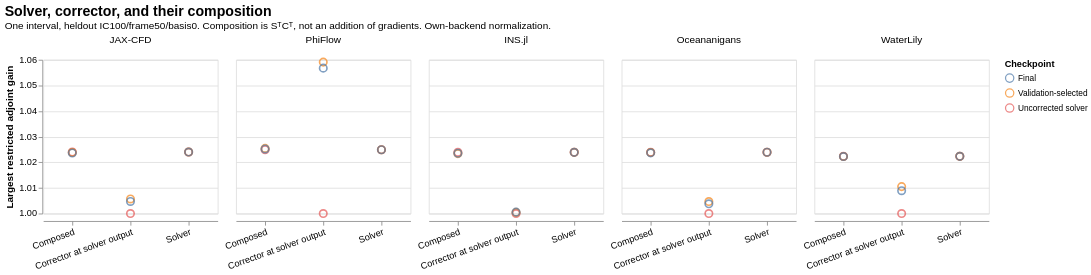

Express this chart as Vega-Lite.
### Vega-Lite specification from a JSON file in a GitHub repository (floating-point values rounded to 4 significant figures)
{"config": {"view": {"continuousWidth": 300, "continuousHeight": 300}, "axis": {"labelFontSize": 11, "titleFontSize": 12}, "header": {"labelFontSize": 12, "titleFontSize": 12}, "title": {"fontSize": 17, "subtitleFontSize": 12}}, "data": {"values": [{"solver": "JAX-CFD", "case": 0, "dataset": "test100", "frame": 50, "basis": 0, "arm": "solver", "horizon": null, "kind": "local", "operator": "S", "singular_values": [1.024, 1.008, 0.9999, 0.9998, 0.9979, 0.9941, 0.9925, 0.9883, 0.9846, 0.9796, 0.9763, 0.9651, 0.9642, 0.9589, 0.9543, 0.9472, 0.909, 0.8976, 0.8898, 0.8442, 0.8281, 0.8159, 0.7725, 0.7517], "largest": 1.024, "smallest": 0.7517, "restricted_ratio": 1.362, "zero_smallest_singular_value": false, "input_padding_energy_fraction": 0.0, "input_band_energy": {"velocity": {"low": 3.537, "mid": 4.109, "high": 2.911}, "temperature": {"low": 4.0, "mid": 3.788, "high": 2.784}}, "map": "Solver"}, {"solver": "JAX-CFD", "case": 0, "dataset": "test100", "frame": 50, "basis": 0, "arm": "solver", "horizon": null, "kind": "local", "operator": "C", "singular_values": [1.0, 1.0, 1.0, 1.0, 1.0, 1.0, 1.0, 1.0, 1.0, 1.0, 1.0, 1.0, 1.0, 1.0, 1.0, 1.0, 1.0, 1.0, 1.0, 1.0, 1.0, 1.0, 1.0, 1.0], "largest": 1.0, "smallest": 1.0, "restricted_ratio": 1.0, "zero_smallest_singular_value": false, "input_padding_energy_fraction": 0.0, "input_band_energy": {"velocity": {"low": 3.624, "mid": 4.369, "high": 4.007}, "temperature": {"low": 4.0, "mid": 4.0, "high": 4.0}}, "map": "Corrector at solver output"}, {"solver": "JAX-CFD", "case": 0, "dataset": "test100", "frame": 50, "basis": 0, "arm": "solver", "horizon": null, "kind": "local", "operator": "C_after_S", "singular_values": [1.024, 1.008, 0.9999, 0.9998, 0.9979, 0.9941, 0.9925, 0.9883, 0.9846, 0.9796, 0.9763, 0.9651, 0.9642, 0.9589, 0.9543, 0.9472, 0.909, 0.8976, 0.8898, 0.8442, 0.8281, 0.8159, 0.7725, 0.7517], "largest": 1.024, "smallest": 0.7517, "restricted_ratio": 1.362, "zero_smallest_singular_value": false, "input_padding_energy_fraction": 0.0, "input_band_energy": {"velocity": {"low": 3.537, "mid": 4.109, "high": 2.911}, "temperature": {"low": 4.0, "mid": 3.788, "high": 2.784}}, "map": "Composed"}, {"solver": "JAX-CFD", "case": 0, "dataset": "test100", "frame": 50, "basis": 0, "arm": "selected", "horizon": null, "kind": "local", "operator": "S", "singular_values": [1.024, 1.008, 0.9999, 0.9998, 0.9979, 0.9941, 0.9925, 0.9883, 0.9846, 0.9796, 0.9763, 0.9651, 0.9642, 0.9589, 0.9543, 0.9472, 0.909, 0.8976, 0.8898, 0.8442, 0.8281, 0.8159, 0.7725, 0.7517], "largest": 1.024, "smallest": 0.7517, "restricted_ratio": 1.362, "zero_smallest_singular_value": false, "input_padding_energy_fraction": 0.0, "input_band_energy": {"velocity": {"low": 3.537, "mid": 4.109, "high": 2.911}, "temperature": {"low": 4.0, "mid": 3.788, "high": 2.784}}, "map": "Solver"}, {"solver": "JAX-CFD", "case": 0, "dataset": "test100", "frame": 50, "basis": 0, "arm": "selected", "horizon": null, "kind": "local", "operator": "C", "singular_values": [1.006, 1.004, 1.003, 1.002, 1.001, 1.001, 1.001, 1.0, 1.0, 1.0, 1.0, 1.0, 1.0, 1.0, 1.0, 1.0, 1.0, 1.0, 1.0, 0.9999, 0.9999, 0.9999, 0.9998, 0.9997], "largest": 1.006, "smallest": 0.9997, "restricted_ratio": 1.006, "zero_smallest_singular_value": false, "input_padding_energy_fraction": 3.679e-06, "input_band_energy": {"velocity": {"low": 3.625, "mid": 4.375, "high": 4.035}, "temperature": {"low": 4.0, "mid": 4.0, "high": 4.001}}, "map": "Corrector at solver output"}, {"solver": "JAX-CFD", "case": 0, "dataset": "test100", "frame": 50, "basis": 0, "arm": "selected", "horizon": null, "kind": "local", "operator": "C_after_S", "singular_values": [1.024, 1.008, 0.9999, 0.9998, 0.9979, 0.9941, 0.9926, 0.9883, 0.9847, 0.9798, 0.9765, 0.9657, 0.9649, 0.9589, 0.9543, 0.9479, 0.9108, 0.8976, 0.8932, 0.8442, 0.8281, 0.818, 0.7772, 0.7517], "largest": 1.024, "smallest": 0.7517, "restricted_ratio": 1.362, "zero_smallest_singular_value": false, "input_padding_energy_fraction": 0.0, "input_band_energy": {"velocity": {"low": 3.538, "mid": 4.115, "high": 2.929}, "temperature": {"low": 4.0, "mid": 3.788, "high": 2.786}}, "map": "Composed"}, {"solver": "JAX-CFD", "case": 0, "dataset": "test100", "frame": 50, "basis": 0, "arm": "final", "horizon": null, "kind": "local", "operator": "S", "singular_values": [1.024, 1.008, 0.9999, 0.9998, 0.9979, 0.9941, 0.9925, 0.9883, 0.9846, 0.9796, 0.9763, 0.9651, 0.9642, 0.9589, 0.9543, 0.9472, 0.909, 0.8976, 0.8898, 0.8442, 0.8281, 0.8159, 0.7725, 0.7517], "largest": 1.024, "smallest": 0.7517, "restricted_ratio": 1.362, "zero_smallest_singular_value": false, "input_padding_energy_fraction": 0.0, "input_band_energy": {"velocity": {"low": 3.537, "mid": 4.109, "high": 2.911}, "temperature": {"low": 4.0, "mid": 3.788, "high": 2.784}}, "map": "Solver"}, {"solver": "JAX-CFD", "case": 0, "dataset": "test100", "frame": 50, "basis": 0, "arm": "final", "horizon": null, "kind": "local", "operator": "C", "singular_values": [1.005, 1.003, 1.002, 1.002, 1.002, 1.001, 1.0, 1.0, 1.0, 1.0, 1.0, 1.0, 1.0, 1.0, 1.0, 1.0, 0.9999, 0.9999, 0.9999, 0.9999, 0.9998, 0.9998, 0.9997, 0.9995], "largest": 1.005, "smallest": 0.9995, "restricted_ratio": 1.005, "zero_smallest_singular_value": false, "input_padding_energy_fraction": 8.25e-06, "input_band_energy": {"velocity": {"low": 3.624, "mid": 4.377, "high": 4.025}, "temperature": {"low": 4.0, "mid": 4.0, "high": 4.002}}, "map": "Corrector at solver output"}, {"solver": "JAX-CFD", "case": 0, "dataset": "test100", "frame": 50, "basis": 0, "arm": "final", "horizon": null, "kind": "local", "operator": "C_after_S", "singular_values": [1.024, 1.008, 0.9999, 0.9998, 0.998, 0.9942, 0.9925, 0.9883, 0.9846, 0.9797, 0.9765, 0.9657, 0.9649, 0.9589, 0.9544, 0.9484, 0.9106, 0.8976, 0.8919, 0.8442, 0.8281, 0.8155, 0.7762, 0.7517], "largest": 1.024, "smallest": 0.7517, "restricted_ratio": 1.362, "zero_smallest_singular_value": false, "input_padding_energy_fraction": 0.0, "input_band_energy": {"velocity": {"low": 3.537, "mid": 4.116, "high": 2.921}, "temperature": {"low": 4.0, "mid": 3.787, "high": 2.786}}, "map": "Composed"}, {"solver": "PhiFlow", "case": 0, "dataset": "test100", "frame": 50, "basis": 0, "arm": "solver", "horizon": null, "kind": "local", "operator": "S", "singular_values": [1.025, 1.009, 0.9997, 0.9991, 0.9944, 0.9934, 0.9868, 0.9853, 0.9829, 0.9811, 0.9722, 0.9652, 0.9508, 0.9307, 0.9298, 0.9213, 0.8723, 0.8513, 0.8494, 0.7849, 0.7833, 0.77, 0.7271, 0.6772], "largest": 1.025, "smallest": 0.6772, "restricted_ratio": 1.513, "zero_smallest_singular_value": false, "input_padding_energy_fraction": 0.0, "input_band_energy": {"velocity": {"low": 3.558, "mid": 4.023, "high": 2.619}, "temperature": {"low": 3.997, "mid": 3.67, "high": 2.425}}, "map": "Solver"}, {"solver": "PhiFlow", "case": 0, "dataset": "test100", "frame": 50, "basis": 0, "arm": "solver", "horizon": null, "kind": "local", "operator": "C", "singular_values": [1.0, 1.0, 1.0, 1.0, 1.0, 1.0, 1.0, 1.0, 1.0, 1.0, 1.0, 1.0, 1.0, 1.0, 1.0, 1.0, 1.0, 1.0, 1.0, 1.0, 1.0, 1.0, 1.0, 1.0], "largest": 1.0, "smallest": 1.0, "restricted_ratio": 1.0, "zero_smallest_singular_value": false, "input_padding_energy_fraction": 0.0, "input_band_energy": {"velocity": {"low": 3.624, "mid": 4.369, "high": 4.007}, "temperature": {"low": 4.0, "mid": 4.0, "high": 4.0}}, "map": "Corrector at solver output"}, {"solver": "PhiFlow", "case": 0, "dataset": "test100", "frame": 50, "basis": 0, "arm": "solver", "horizon": null, "kind": "local", "operator": "C_after_S", "singular_values": [1.025, 1.009, 0.9997, 0.9991, 0.9944, 0.9934, 0.9868, 0.9853, 0.9829, 0.9811, 0.9722, 0.9652, 0.9508, 0.9307, 0.9298, 0.9213, 0.8723, 0.8513, 0.8494, 0.7849, 0.7833, 0.77, 0.7271, 0.6772], "largest": 1.025, "smallest": 0.6772, "restricted_ratio": 1.513, "zero_smallest_singular_value": false, "input_padding_energy_fraction": 0.0, "input_band_energy": {"velocity": {"low": 3.558, "mid": 4.023, "high": 2.619}, "temperature": {"low": 3.997, "mid": 3.67, "high": 2.425}}, "map": "Composed"}, {"solver": "PhiFlow", "case": 0, "dataset": "test100", "frame": 50, "basis": 0, "arm": "selected", "horizon": null, "kind": "local", "operator": "S", "singular_values": [1.025, 1.009, 0.9997, 0.9991, 0.9944, 0.9934, 0.9868, 0.9853, 0.9829, 0.9811, 0.9722, 0.9652, 0.9508, 0.9307, 0.9298, 0.9213, 0.8723, 0.8513, 0.8494, 0.7849, 0.7833, 0.77, 0.7271, 0.6772], "largest": 1.025, "smallest": 0.6772, "restricted_ratio": 1.513, "zero_smallest_singular_value": false, "input_padding_energy_fraction": 0.0, "input_band_energy": {"velocity": {"low": 3.558, "mid": 4.023, "high": 2.619}, "temperature": {"low": 3.997, "mid": 3.67, "high": 2.425}}, "map": "Solver"}, {"solver": "PhiFlow", "case": 0, "dataset": "test100", "frame": 50, "basis": 0, "arm": "selected", "horizon": null, "kind": "local", "operator": "C", "singular_values": [1.059, 1.057, 1.044, 1.038, 1.02, 1.017, 1.009, 1.003, 1.002, 1.001, 1.001, 1.001, 1.0, 1.0, 1.0, 1.0, 1.0, 1.0, 1.0, 1.0, 1.0, 1.0, 0.9999, 0.9999], "largest": 1.059, "smallest": 0.9999, "restricted_ratio": 1.059, "zero_smallest_singular_value": false, "input_padding_energy_fraction": 2.674e-05, "input_band_energy": {"velocity": {"low": 3.633, "mid": 4.47, "high": 4.407}, "temperature": {"low": 4.0, "mid": 4.0, "high": 4.005}}, "map": "Corrector at solver output"}, {"solver": "PhiFlow", "case": 0, "dataset": "test100", "frame": 50, "basis": 0, "arm": "selected", "horizon": null, "kind": "local", "operator": "C_after_S", "singular_values": [1.025, 1.009, 0.9998, 0.9991, 0.996, 0.9951, 0.9892, 0.987, 0.9832, 0.9818, 0.9783, 0.9669, 0.9659, 0.9398, 0.9304, 0.9298, 0.9042, 0.8875, 0.8505, 0.8148, 0.7849, 0.7833, 0.7704, 0.6772], "largest": 1.025, "smallest": 0.6772, "restricted_ratio": 1.514, "zero_smallest_singular_value": false, "input_padding_energy_fraction": 0.0, "input_band_energy": {"velocity": {"low": 3.567, "mid": 4.111, "high": 2.865}, "temperature": {"low": 3.997, "mid": 3.67, "high": 2.435}}, "map": "Composed"}, {"solver": "PhiFlow", "case": 0, "dataset": "test100", "frame": 50, "basis": 0, "arm": "final", "horizon": null, "kind": "local", "operator": "S", "singular_values": [1.025, 1.009, 0.9997, 0.9991, 0.9944, 0.9934, 0.9868, 0.9853, 0.9829, 0.9811, 0.9722, 0.9652, 0.9508, 0.9307, 0.9298, 0.9213, 0.8723, 0.8513, 0.8494, 0.7849, 0.7833, 0.77, 0.7271, 0.6772], "largest": 1.025, "smallest": 0.6772, "restricted_ratio": 1.513, "zero_smallest_singular_value": false, "input_padding_energy_fraction": 0.0, "input_band_energy": {"velocity": {"low": 3.558, "mid": 4.023, "high": 2.619}, "temperature": {"low": 3.997, "mid": 3.67, "high": 2.425}}, "map": "Solver"}, {"solver": "PhiFlow", "case": 0, "dataset": "test100", "frame": 50, "basis": 0, "arm": "final", "horizon": null, "kind": "local", "operator": "C", "singular_values": [1.057, 1.052, 1.039, 1.037, 1.021, 1.014, 1.008, 1.003, 1.002, 1.001, 1.001, 1.001, 1.0, 1.0, 1.0, 1.0, 1.0, 1.0, 1.0, 1.0, 1.0, 1.0, 1.0, 0.9999], "largest": 1.057, "smallest": 0.9999, "restricted_ratio": 1.057, "zero_smallest_singular_value": false, "input_padding_energy_fraction": 2.466e-05, "input_band_energy": {"velocity": {"low": 3.632, "mid": 4.462, "high": 4.38}, "temperature": {"low": 4.0, "mid": 4.0, "high": 4.004}}, "map": "Corrector at solver output"}, {"solver": "PhiFlow", "case": 0, "dataset": "test100", "frame": 50, "basis": 0, "arm": "final", "horizon": null, "kind": "local", "operator": "C_after_S", "singular_values": [1.025, 1.009, 0.9997, 0.9991, 0.9959, 0.9949, 0.9889, 0.9869, 0.9832, 0.9817, 0.9776, 0.9662, 0.9638, 0.9399, 0.9303, 0.9299, 0.9031, 0.8825, 0.8505, 0.8104, 0.7849, 0.7833, 0.769, 0.6772], "largest": 1.025, "smallest": 0.6772, "restricted_ratio": 1.514, "zero_smallest_singular_value": false, "input_padding_energy_fraction": 0.0, "input_band_energy": {"velocity": {"low": 3.566, "mid": 4.104, "high": 2.847}, "temperature": {"low": 3.997, "mid": 3.67, "high": 2.433}}, "map": "Composed"}, {"solver": "INS.jl", "case": 0, "dataset": "test100", "frame": 50, "basis": 0, "arm": "solver", "horizon": null, "kind": "local", "operator": "S", "singular_values": [1.024, 1.008, 1.0, 0.9998, 0.998, 0.9942, 0.9923, 0.9884, 0.9847, 0.9798, 0.9767, 0.9661, 0.9649, 0.96, 0.9568, 0.9523, 0.9221, 0.9093, 0.9067, 0.8675, 0.8667, 0.8568, 0.8302, 0.799], "largest": 1.024, "smallest": 0.799, "restricted_ratio": 1.281, "zero_smallest_singular_value": false, "input_padding_energy_fraction": 0.0, "input_band_energy": {"velocity": {"low": 3.537, "mid": 4.126, "high": 3.123}, "temperature": {"low": 4.0, "mid": 3.798, "high": 2.982}}, "map": "Solver"}, {"solver": "INS.jl", "case": 0, "dataset": "test100", "frame": 50, "basis": 0, "arm": "solver", "horizon": null, "kind": "local", "operator": "C", "singular_values": [1.0, 1.0, 1.0, 1.0, 1.0, 1.0, 1.0, 1.0, 1.0, 1.0, 1.0, 1.0, 1.0, 1.0, 1.0, 1.0, 1.0, 1.0, 1.0, 1.0, 1.0, 1.0, 1.0, 1.0], "largest": 1.0, "smallest": 1.0, "restricted_ratio": 1.0, "zero_smallest_singular_value": false, "input_padding_energy_fraction": 0.0, "input_band_energy": {"velocity": {"low": 3.624, "mid": 4.369, "high": 4.007}, "temperature": {"low": 4.0, "mid": 4.0, "high": 4.0}}, "map": "Corrector at solver output"}, {"solver": "INS.jl", "case": 0, "dataset": "test100", "frame": 50, "basis": 0, "arm": "solver", "horizon": null, "kind": "local", "operator": "C_after_S", "singular_values": [1.024, 1.008, 1.0, 0.9998, 0.998, 0.9942, 0.9923, 0.9884, 0.9847, 0.9798, 0.9767, 0.9661, 0.9649, 0.96, 0.9568, 0.9523, 0.9221, 0.9093, 0.9067, 0.8675, 0.8667, 0.8568, 0.8302, 0.799], "largest": 1.024, "smallest": 0.799, "restricted_ratio": 1.281, "zero_smallest_singular_value": false, "input_padding_energy_fraction": 0.0, "input_band_energy": {"velocity": {"low": 3.537, "mid": 4.126, "high": 3.123}, "temperature": {"low": 4.0, "mid": 3.798, "high": 2.982}}, "map": "Composed"}, {"solver": "INS.jl", "case": 0, "dataset": "test100", "frame": 50, "basis": 0, "arm": "selected", "horizon": null, "kind": "local", "operator": "S", "singular_values": [1.024, 1.008, 1.0, 0.9998, 0.998, 0.9942, 0.9923, 0.9884, 0.9847, 0.9798, 0.9767, 0.9661, 0.9649, 0.96, 0.9568, 0.9523, 0.9221, 0.9093, 0.9067, 0.8675, 0.8667, 0.8568, 0.8302, 0.799], "largest": 1.024, "smallest": 0.799, "restricted_ratio": 1.281, "zero_smallest_singular_value": false, "input_padding_energy_fraction": 0.0, "input_band_energy": {"velocity": {"low": 3.537, "mid": 4.126, "high": 3.123}, "temperature": {"low": 4.0, "mid": 3.798, "high": 2.982}}, "map": "Solver"}, {"solver": "INS.jl", "case": 0, "dataset": "test100", "frame": 50, "basis": 0, "arm": "selected", "horizon": null, "kind": "local", "operator": "C", "singular_values": [1.0, 1.0, 1.0, 1.0, 1.0, 1.0, 1.0, 1.0, 1.0, 1.0, 1.0, 1.0, 1.0, 1.0, 1.0, 0.9998, 0.9995, 0.9994, 0.9989, 0.9986, 0.9965, 0.9945, 0.9933, 0.9931], "largest": 1.0, "smallest": 0.9931, "restricted_ratio": 1.007, "zero_smallest_singular_value": false, "input_padding_energy_fraction": 5.027e-06, "input_band_energy": {"velocity": {"low": 3.624, "mid": 4.364, "high": 3.959}, "temperature": {"low": 4.0, "mid": 4.0, "high": 4.003}}, "map": "Corrector at solver output"}, {"solver": "INS.jl", "case": 0, "dataset": "test100", "frame": 50, "basis": 0, "arm": "selected", "horizon": null, "kind": "local", "operator": "C_after_S", "singular_values": [1.023, 1.008, 0.9999, 0.9998, 0.998, 0.9941, 0.9923, 0.9884, 0.9848, 0.98, 0.9761, 0.9655, 0.9639, 0.96, 0.9568, 0.9514, 0.9169, 0.9091, 0.9, 0.8675, 0.8667, 0.8498, 0.8259, 0.799], "largest": 1.023, "smallest": 0.799, "restricted_ratio": 1.281, "zero_smallest_singular_value": false, "input_padding_energy_fraction": 0.0, "input_band_energy": {"velocity": {"low": 3.537, "mid": 4.121, "high": 3.08}, "temperature": {"low": 4.0, "mid": 3.797, "high": 2.984}}, "map": "Composed"}, {"solver": "INS.jl", "case": 0, "dataset": "test100", "frame": 50, "basis": 0, "arm": "final", "horizon": null, "kind": "local", "operator": "S", "singular_values": [1.024, 1.008, 1.0, 0.9998, 0.998, 0.9942, 0.9923, 0.9884, 0.9847, 0.9798, 0.9767, 0.9661, 0.9649, 0.96, 0.9568, 0.9523, 0.9221, 0.9093, 0.9067, 0.8675, 0.8667, 0.8568, 0.8302, 0.799], "largest": 1.024, "smallest": 0.799, "restricted_ratio": 1.281, "zero_smallest_singular_value": false, "input_padding_energy_fraction": 0.0, "input_band_energy": {"velocity": {"low": 3.537, "mid": 4.126, "high": 3.123}, "temperature": {"low": 4.0, "mid": 3.798, "high": 2.982}}, "map": "Solver"}, {"solver": "INS.jl", "case": 0, "dataset": "test100", "frame": 50, "basis": 0, "arm": "final", "horizon": null, "kind": "local", "operator": "C", "singular_values": [1.001, 1.0, 1.0, 1.0, 1.0, 1.0, 1.0, 1.0, 1.0, 1.0, 1.0, 1.0, 1.0, 1.0, 0.9999, 0.9999, 0.9996, 0.9995, 0.9993, 0.9992, 0.9984, 0.9953, 0.9945, 0.9941], "largest": 1.001, "smallest": 0.9941, "restricted_ratio": 1.007, "zero_smallest_singular_value": false, "input_padding_energy_fraction": 4.517e-06, "input_band_energy": {"velocity": {"low": 3.625, "mid": 4.367, "high": 3.969}, "temperature": {"low": 4.0, "mid": 4.0, "high": 4.002}}, "map": "Corrector at solver output"}, {"solver": "INS.jl", "case": 0, "dataset": "test100", "frame": 50, "basis": 0, "arm": "final", "horizon": null, "kind": "local", "operator": "C_after_S", "singular_values": [1.024, 1.008, 0.9999, 0.9998, 0.9981, 0.9942, 0.9923, 0.9884, 0.9849, 0.98, 0.9765, 0.9655, 0.9646, 0.96, 0.9568, 0.9519, 0.9177, 0.9091, 0.9009, 0.8675, 0.8667, 0.8508, 0.8274, 0.799], "largest": 1.024, "smallest": 0.799, "restricted_ratio": 1.281, "zero_smallest_singular_value": false, "input_padding_energy_fraction": 0.0, "input_band_energy": {"velocity": {"low": 3.538, "mid": 4.124, "high": 3.088}, "temperature": {"low": 4.0, "mid": 3.797, "high": 2.983}}, "map": "Composed"}, {"solver": "Oceananigans", "case": 0, "dataset": "test100", "frame": 50, "basis": 0, "arm": "solver", "horizon": null, "kind": "local", "operator": "S", "singular_values": [1.024, 1.008, 0.9999, 0.9998, 0.998, 0.9942, 0.9923, 0.9882, 0.9847, 0.9798, 0.9766, 0.9653, 0.9645, 0.9583, 0.9543, 0.9501, 0.9174, 0.8993, 0.8976, 0.8474, 0.8393, 0.8391, 0.8062, 0.7637], "largest": 1.024, "smallest": 0.7637, "restricted_ratio": 1.341, "zero_smallest_singular_value": false, "input_padding_energy_fraction": 0.0, "input_band_energy": {"velocity": {"low": 3.537, "mid": 4.119, "high": 3.031}, "temperature": {"low": 4.0, "mid": 3.788, "high": 2.828}}, "map": "Solver"}, {"solver": "Oceananigans", "case": 0, "dataset": "test100", "frame": 50, "basis": 0, "arm": "solver", "horizon": null, "kind": "local", "operator": "C", "singular_values": [1.0, 1.0, 1.0, 1.0, 1.0, 1.0, 1.0, 1.0, 1.0, 1.0, 1.0, 1.0, 1.0, 1.0, 1.0, 1.0, 1.0, 1.0, 1.0, 1.0, 1.0, 1.0, 1.0, 1.0], "largest": 1.0, "smallest": 1.0, "restricted_ratio": 1.0, "zero_smallest_singular_value": false, "input_padding_energy_fraction": 0.0, "input_band_energy": {"velocity": {"low": 3.624, "mid": 4.369, "high": 4.007}, "temperature": {"low": 4.0, "mid": 4.0, "high": 4.0}}, "map": "Corrector at solver output"}, {"solver": "Oceananigans", "case": 0, "dataset": "test100", "frame": 50, "basis": 0, "arm": "solver", "horizon": null, "kind": "local", "operator": "C_after_S", "singular_values": [1.024, 1.008, 0.9999, 0.9998, 0.998, 0.9942, 0.9923, 0.9882, 0.9847, 0.9798, 0.9766, 0.9653, 0.9645, 0.9583, 0.9543, 0.9501, 0.9174, 0.8993, 0.8976, 0.8474, 0.8393, 0.8391, 0.8062, 0.7637], "largest": 1.024, "smallest": 0.7637, "restricted_ratio": 1.341, "zero_smallest_singular_value": false, "input_padding_energy_fraction": 0.0, "input_band_energy": {"velocity": {"low": 3.537, "mid": 4.119, "high": 3.031}, "temperature": {"low": 4.0, "mid": 3.788, "high": 2.828}}, "map": "Composed"}, {"solver": "Oceananigans", "case": 0, "dataset": "test100", "frame": 50, "basis": 0, "arm": "selected", "horizon": null, "kind": "local", "operator": "S", "singular_values": [1.024, 1.008, 0.9999, 0.9998, 0.998, 0.9942, 0.9923, 0.9882, 0.9847, 0.9798, 0.9766, 0.9653, 0.9645, 0.9583, 0.9543, 0.9501, 0.9174, 0.8993, 0.8976, 0.8474, 0.8393, 0.8391, 0.8062, 0.7637], "largest": 1.024, "smallest": 0.7637, "restricted_ratio": 1.341, "zero_smallest_singular_value": false, "input_padding_energy_fraction": 0.0, "input_band_energy": {"velocity": {"low": 3.537, "mid": 4.119, "high": 3.031}, "temperature": {"low": 4.0, "mid": 3.788, "high": 2.828}}, "map": "Solver"}, {"solver": "Oceananigans", "case": 0, "dataset": "test100", "frame": 50, "basis": 0, "arm": "selected", "horizon": null, "kind": "local", "operator": "C", "singular_values": [1.005, 1.004, 1.003, 1.002, 1.001, 1.001, 1.0, 1.0, 1.0, 1.0, 1.0, 1.0, 1.0, 1.0, 1.0, 1.0, 1.0, 1.0, 1.0, 1.0, 0.9999, 0.9999, 0.9999, 0.9998], "largest": 1.005, "smallest": 0.9998, "restricted_ratio": 1.005, "zero_smallest_singular_value": false, "input_padding_energy_fraction": 2.816e-06, "input_band_energy": {"velocity": {"low": 3.625, "mid": 4.373, "high": 4.032}, "temperature": {"low": 4.0, "mid": 4.0, "high": 4.001}}, "map": "Corrector at solver output"}, {"solver": "Oceananigans", "case": 0, "dataset": "test100", "frame": 50, "basis": 0, "arm": "selected", "horizon": null, "kind": "local", "operator": "C_after_S", "singular_values": [1.024, 1.008, 0.9999, 0.9998, 0.998, 0.9943, 0.9923, 0.9882, 0.9848, 0.9799, 0.9768, 0.9659, 0.9649, 0.9583, 0.9543, 0.9505, 0.919, 0.9017, 0.8981, 0.8474, 0.8427, 0.8393, 0.8104, 0.7637], "largest": 1.024, "smallest": 0.7637, "restricted_ratio": 1.341, "zero_smallest_singular_value": false, "input_padding_energy_fraction": 0.0, "input_band_energy": {"velocity": {"low": 3.538, "mid": 4.122, "high": 3.048}, "temperature": {"low": 4.0, "mid": 3.787, "high": 2.832}}, "map": "Composed"}, {"solver": "Oceananigans", "case": 0, "dataset": "test100", "frame": 50, "basis": 0, "arm": "final", "horizon": null, "kind": "local", "operator": "S", "singular_values": [1.024, 1.008, 0.9999, 0.9998, 0.998, 0.9942, 0.9923, 0.9882, 0.9847, 0.9798, 0.9766, 0.9653, 0.9645, 0.9583, 0.9543, 0.9501, 0.9174, 0.8993, 0.8976, 0.8474, 0.8393, 0.8391, 0.8062, 0.7637], "largest": 1.024, "smallest": 0.7637, "restricted_ratio": 1.341, "zero_smallest_singular_value": false, "input_padding_energy_fraction": 0.0, "input_band_energy": {"velocity": {"low": 3.537, "mid": 4.119, "high": 3.031}, "temperature": {"low": 4.0, "mid": 3.788, "high": 2.828}}, "map": "Solver"}, {"solver": "Oceananigans", "case": 0, "dataset": "test100", "frame": 50, "basis": 0, "arm": "final", "horizon": null, "kind": "local", "operator": "C", "singular_values": [1.004, 1.003, 1.001, 1.001, 1.001, 1.0, 1.0, 1.0, 1.0, 1.0, 1.0, 1.0, 1.0, 1.0, 1.0, 1.0, 0.9999, 0.9999, 0.9998, 0.9997, 0.9996, 0.9995, 0.9995, 0.9994], "largest": 1.004, "smallest": 0.9994, "restricted_ratio": 1.004, "zero_smallest_singular_value": false, "input_padding_energy_fraction": 9.991e-07, "input_band_energy": {"velocity": {"low": 3.624, "mid": 4.371, "high": 4.019}, "temperature": {"low": 4.0, "mid": 4.0, "high": 4.001}}, "map": "Corrector at solver output"}, {"solver": "Oceananigans", "case": 0, "dataset": "test100", "frame": 50, "basis": 0, "arm": "final", "horizon": null, "kind": "local", "operator": "C_after_S", "singular_values": [1.024, 1.008, 1.0, 0.9998, 0.9979, 0.9941, 0.9924, 0.9882, 0.9847, 0.9799, 0.9766, 0.9657, 0.965, 0.9583, 0.9543, 0.9499, 0.918, 0.9021, 0.8981, 0.8474, 0.8414, 0.8393, 0.8058, 0.7637], "largest": 1.024, "smallest": 0.7637, "restricted_ratio": 1.341, "zero_smallest_singular_value": false, "input_padding_energy_fraction": 0.0, "input_band_energy": {"velocity": {"low": 3.537, "mid": 4.121, "high": 3.039}, "temperature": {"low": 4.0, "mid": 3.787, "high": 2.83}}, "map": "Composed"}, {"solver": "WaterLily", "case": 0, "dataset": "test100", "frame": 50, "basis": 0, "arm": "solver", "horizon": null, "kind": "local", "operator": "S", "singular_values": [1.022, 1.007, 0.9996, 0.999, 0.9967, 0.9938, 0.9865, 0.9852, 0.9821, 0.9796, 0.9761, 0.9656, 0.9648, 0.9508, 0.9284, 0.9281, 0.9187, 0.8999, 0.8474, 0.8398, 0.8075, 0.7823, 0.7794, 0.6736], "largest": 1.022, "smallest": 0.6736, "restricted_ratio": 1.518, "zero_smallest_singular_value": false, "input_padding_energy_fraction": 0.0, "input_band_energy": {"velocity": {"low": 3.538, "mid": 4.119, "high": 3.038}, "temperature": {"low": 3.994, "mid": 3.659, "high": 2.405}}, "map": "Solver"}, {"solver": "WaterLily", "case": 0, "dataset": "test100", "frame": 50, "basis": 0, "arm": "solver", "horizon": null, "kind": "local", "operator": "C", "singular_values": [1.0, 1.0, 1.0, 1.0, 1.0, 1.0, 1.0, 1.0, 1.0, 1.0, 1.0, 1.0, 1.0, 1.0, 1.0, 1.0, 1.0, 1.0, 1.0, 1.0, 1.0, 1.0, 1.0, 1.0], "largest": 1.0, "smallest": 1.0, "restricted_ratio": 1.0, "zero_smallest_singular_value": false, "input_padding_energy_fraction": 0.0, "input_band_energy": {"velocity": {"low": 3.624, "mid": 4.369, "high": 4.007}, "temperature": {"low": 4.0, "mid": 4.0, "high": 4.0}}, "map": "Corrector at solver output"}, {"solver": "WaterLily", "case": 0, "dataset": "test100", "frame": 50, "basis": 0, "arm": "solver", "horizon": null, "kind": "local", "operator": "C_after_S", "singular_values": [1.022, 1.007, 0.9996, 0.999, 0.9967, 0.9938, 0.9865, 0.9852, 0.9821, 0.9796, 0.9761, 0.9656, 0.9648, 0.9508, 0.9284, 0.9281, 0.9187, 0.8999, 0.8474, 0.8398, 0.8075, 0.7823, 0.7794, 0.6736], "largest": 1.022, "smallest": 0.6736, "restricted_ratio": 1.518, "zero_smallest_singular_value": false, "input_padding_energy_fraction": 0.0, "input_band_energy": {"velocity": {"low": 3.538, "mid": 4.119, "high": 3.038}, "temperature": {"low": 3.994, "mid": 3.659, "high": 2.405}}, "map": "Composed"}, {"solver": "WaterLily", "case": 0, "dataset": "test100", "frame": 50, "basis": 0, "arm": "selected", "horizon": null, "kind": "local", "operator": "S", "singular_values": [1.022, 1.007, 0.9996, 0.999, 0.9967, 0.9938, 0.9865, 0.9852, 0.9821, 0.9796, 0.9761, 0.9656, 0.9648, 0.9508, 0.9284, 0.9281, 0.9187, 0.8999, 0.8474, 0.8398, 0.8075, 0.7823, 0.7794, 0.6736], "largest": 1.022, "smallest": 0.6736, "restricted_ratio": 1.518, "zero_smallest_singular_value": false, "input_padding_energy_fraction": 0.0, "input_band_energy": {"velocity": {"low": 3.538, "mid": 4.119, "high": 3.038}, "temperature": {"low": 3.994, "mid": 3.659, "high": 2.405}}, "map": "Solver"}, {"solver": "WaterLily", "case": 0, "dataset": "test100", "frame": 50, "basis": 0, "arm": "selected", "horizon": null, "kind": "local", "operator": "C", "singular_values": [1.011, 1.009, 1.007, 1.006, 1.004, 1.001, 1.001, 1.001, 1.0, 1.0, 1.0, 1.0, 1.0, 1.0, 1.0, 1.0, 1.0, 1.0, 1.0, 1.0, 1.0, 0.9999, 0.9999, 0.9998], "largest": 1.011, "smallest": 0.9998, "restricted_ratio": 1.011, "zero_smallest_singular_value": false, "input_padding_energy_fraction": 3.572e-06, "input_band_energy": {"velocity": {"low": 3.625, "mid": 4.383, "high": 4.069}, "temperature": {"low": 4.0, "mid": 4.0, "high": 4.001}}, "map": "Corrector at solver output"}, {"solver": "WaterLily", "case": 0, "dataset": "test100", "frame": 50, "basis": 0, "arm": "selected", "horizon": null, "kind": "local", "operator": "C_after_S", "singular_values": [1.022, 1.007, 0.9996, 0.9991, 0.9969, 0.994, 0.9868, 0.9856, 0.9822, 0.9799, 0.9766, 0.9666, 0.9651, 0.9547, 0.9284, 0.9281, 0.9243, 0.9058, 0.8475, 0.8469, 0.816, 0.7823, 0.7794, 0.6736], "largest": 1.022, "smallest": 0.6736, "restricted_ratio": 1.518, "zero_smallest_singular_value": false, "input_padding_energy_fraction": 0.0, "input_band_energy": {"velocity": {"low": 3.539, "mid": 4.132, "high": 3.083}, "temperature": {"low": 3.994, "mid": 3.658, "high": 2.406}}, "map": "Composed"}, {"solver": "WaterLily", "case": 0, "dataset": "test100", "frame": 50, "basis": 0, "arm": "final", "horizon": null, "kind": "local", "operator": "S", "singular_values": [1.022, 1.007, 0.9996, 0.999, 0.9967, 0.9938, 0.9865, 0.9852, 0.9821, 0.9796, 0.9761, 0.9656, 0.9648, 0.9508, 0.9284, 0.9281, 0.9187, 0.8999, 0.8474, 0.8398, 0.8075, 0.7823, 0.7794, 0.6736], "largest": 1.022, "smallest": 0.6736, "restricted_ratio": 1.518, "zero_smallest_singular_value": false, "input_padding_energy_fraction": 0.0, "input_band_energy": {"velocity": {"low": 3.538, "mid": 4.119, "high": 3.038}, "temperature": {"low": 3.994, "mid": 3.659, "high": 2.405}}, "map": "Solver"}, {"solver": "WaterLily", "case": 0, "dataset": "test100", "frame": 50, "basis": 0, "arm": "final", "horizon": null, "kind": "local", "operator": "C", "singular_values": [1.009, 1.007, 1.006, 1.003, 1.002, 1.002, 1.001, 1.001, 1.0, 1.0, 1.0, 1.0, 1.0, 1.0, 1.0, 1.0, 1.0, 1.0, 1.0, 1.0, 1.0, 0.9999, 0.9997, 0.9997], "largest": 1.009, "smallest": 0.9997, "restricted_ratio": 1.009, "zero_smallest_singular_value": false, "input_padding_energy_fraction": 2.112e-06, "input_band_energy": {"velocity": {"low": 3.625, "mid": 4.379, "high": 4.054}, "temperature": {"low": 4.0, "mid": 4.0, "high": 4.004}}, "map": "Corrector at solver output"}, {"solver": "WaterLily", "case": 0, "dataset": "test100", "frame": 50, "basis": 0, "arm": "final", "horizon": null, "kind": "local", "operator": "C_after_S", "singular_values": [1.022, 1.007, 0.9996, 0.999, 0.9969, 0.9939, 0.9866, 0.9855, 0.9822, 0.9798, 0.9765, 0.9671, 0.9651, 0.9528, 0.9284, 0.9281, 0.9217, 0.9053, 0.8474, 0.8457, 0.8144, 0.7823, 0.7794, 0.6736], "largest": 1.022, "smallest": 0.6736, "restricted_ratio": 1.518, "zero_smallest_singular_value": false, "input_padding_energy_fraction": 0.0, "input_band_energy": {"velocity": {"low": 3.538, "mid": 4.128, "high": 3.07}, "temperature": {"low": 3.994, "mid": 3.658, "high": 2.409}}, "map": "Composed"}]}, "facet": {"column": {"field": "solver", "sort": ["JAX-CFD", "PhiFlow", "INS.jl", "Oceananigans", "WaterLily"], "title": null, "type": "nominal"}}, "spec": {"mark": {"type": "point", "size": 80}, "encoding": {"color": {"field": "arm", "legend": {"labelExpr": "datum.label === 'heldout100' ? 'Held-out IC100' : datum.label === 'train0' ? 'Training IC0' : datum.label === 'selected' ? 'Validation-selected' : datum.label === 'final' ? 'Final' : datum.label === 'solver' ? 'Uncorrected solver' : datum.label"}, "title": "Checkpoint", "type": "nominal"}, "tooltip": [{"field": "solver", "type": "nominal"}, {"field": "arm", "type": "nominal"}, {"field": "map", "type": "nominal"}, {"field": "largest", "type": "quantitative"}, {"field": "smallest", "type": "quantitative"}, {"field": "restricted_ratio", "type": "quantitative"}], "x": {"axis": {"labelAngle": -20}, "field": "map", "title": null, "type": "nominal"}, "y": {"field": "largest", "scale": {"zero": false}, "title": "Largest restricted adjoint gain", "type": "quantitative"}}, "height": 185, "width": 210}, "title": {"text": "Solver, corrector, and their composition", "subtitle": "One interval, heldout IC100/frame50/basis0. Composition is SᵀCᵀ, not an addition of gradients. Own-backend normalization."}, "$schema": "https://vega.github.io/schema/vega-lite/v6.4.1.json"}
